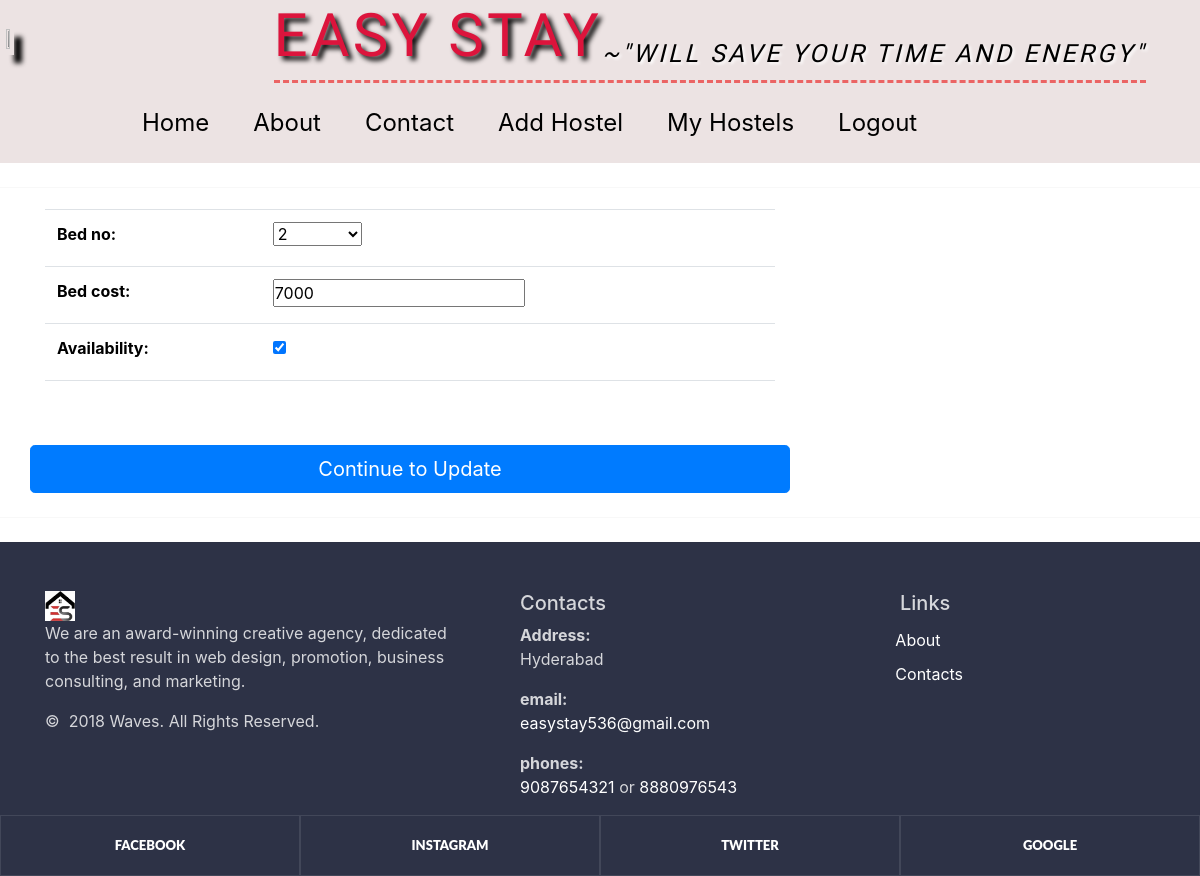
The page /Owner/bed_update/55/ on the database its author committed.
### Owner/models.py (models this page shows, shortened)
class bed_details_model(models.Model):
    bed_id=models.AutoField(primary_key=True)
    room_no=models.ForeignKey(rooms_details_model,on_delete=models.CASCADE)
    bed_no=models.CharField(choices=[['1','1'],['2','2'],['3','3'],['4','4'],['5','5'],['6','6']],max_length=10)
    bed_cost=models.PositiveIntegerField()
    availability=models.BooleanField()

### Owner/views.py (the view)
def update_bed_view(request,pk):
    form=bed_update_form(instance=bed_details_model.objects.get(bed_id=pk))
    if request.method=='POST':
        form=bed_update_form(request.POST,instance=bed_details_model.objects.get(bed_id=pk))
        if form.is_valid():
            form.save()
            messages.success(request,'Bed details updated')
            return redirect('/Owner/myhostels')
    return render(request=request,template_name='update_bed.html',context={'form':form})

### Owner/forms.py
class bed_update_form(forms.ModelForm):
    class Meta:
        model=bed_details_model
        fields=['bed_no','bed_cost','availability']

### Owner/Templates/update_bed.html (shortened to what this page needs)
{% extends 'home_page.html' %}
{% block content %}
<hr class="my-4">
<main>
  <div class="container">
  <div class="row">
    <div class="col-md-7 col-lg-8">
      <h4 class="mb-3">Bed_update</h4>
      <form class="needs-validation" method="post" enctype="multipart/form-data">
        <div class="row g-5">
          <div class="container">
          <table class="table">
           {{form}}
          </table>
          </div>
        <button class="w-100 btn btn-primary btn-lg" type="submit">Continue to Update</button>
      </form>
    </div>
  </div>
</div>
</main>
<hr class="my-4">
{% endblock content%}

### rows shown on the page
bed_details_model: bed_no "2", bed_cost "7000", availability "☑"
